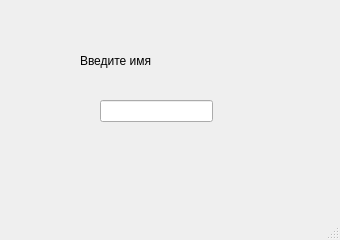
<?xml version="1.0" encoding="UTF-8"?>
<ui version="4.0">
 <class>MainWindow</class>
 <widget class="QMainWindow" name="MainWindow">
  <property name="geometry">
   <rect>
    <x>0</x>
    <y>0</y>
    <width>340</width>
    <height>240</height>
   </rect>
  </property>
  <property name="minimumSize">
   <size>
    <width>340</width>
    <height>240</height>
   </size>
  </property>
  <property name="maximumSize">
   <size>
    <width>340</width>
    <height>240</height>
   </size>
  </property>
  <property name="windowTitle">
   <string>Hello Without Button</string>
  </property>
  <widget class="QWidget" name="centralwidget">
   <widget class="QLabel" name="lbl_result">
    <property name="geometry">
     <rect>
      <x>80</x>
      <y>50</y>
      <width>211</width>
      <height>21</height>
     </rect>
    </property>
    <property name="text">
     <string>Введите имя</string>
    </property>
   </widget>
   <widget class="QLineEdit" name="le_input">
    <property name="geometry">
     <rect>
      <x>100</x>
      <y>100</y>
      <width>113</width>
      <height>22</height>
     </rect>
    </property>
   </widget>
  </widget>
  <widget class="QMenuBar" name="menubar">
   <property name="geometry">
    <rect>
     <x>0</x>
     <y>0</y>
     <width>340</width>
     <height>22</height>
    </rect>
   </property>
  </widget>
  <widget class="QStatusBar" name="statusbar"/>
 </widget>
 <resources/>
 <connections/>
</ui>
